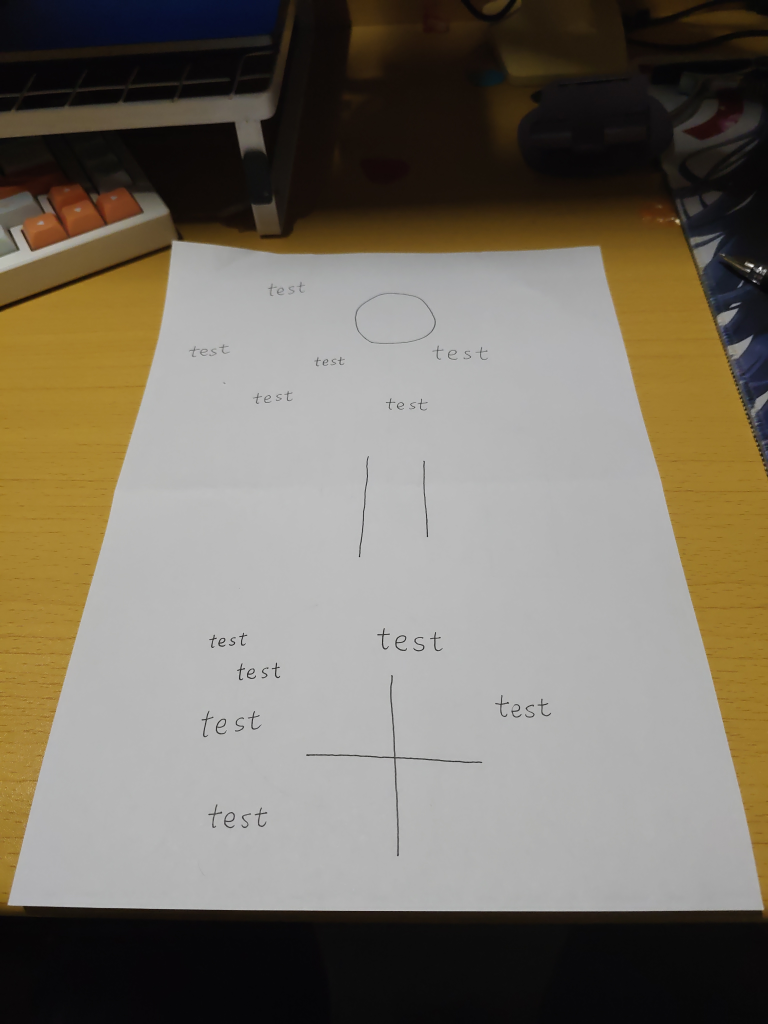
#> input picture 作业五/任务二/paper.jpg, 3072 x 4096 px (shown at 1/4 size)
$ python import.py
#> lines starting #> are read from the running program, lines starting #| are printed output that depends on the picture
import cv2
import numpy as np
import matplotlib.pyplot as plt

# 读取图片
img = cv2.imread("paper.jpg")
#> img is the input picture: shape (4096, 3072, 3); mean B, G, R 102.3, 114.7, 121.6
img = cv2.cvtColor(img, cv2.COLOR_BGR2RGB)
h, w = img.shape[:2]
#> h = 4096; w = 3072

# ===================== 专为你这张原图写的精准四个角点 =====================
pts_src = np.float32([
    [620,  950],   # 左上角
    [2350, 980],   # 右上角
    [550,  3250],  # 左下角
    [2450, 3200]   # 右下角
])

# 标准正视目标尺寸
tw, th = 1000, 1414
pts_dst = np.float32([
    [0, 0],
    [tw, 0],
    [0, th],
    [tw, th]
])
# ======================================================================

# 透视变换
M = cv2.getPerspectiveTransform(pts_src, pts_dst)
img_corrected = cv2.warpPerspective(img, M, (tw, th))
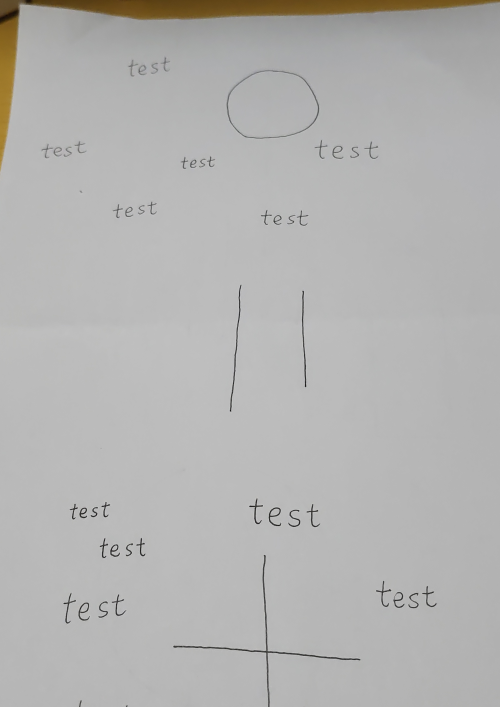
#> img_corrected: shape (1414, 1000, 3) (shown at 1/2 size); mean R, G, B 179.5, 178.9, 177.6

# 显示结果
plt.figure(figsize=(12, 6))
plt.subplot(121), plt.imshow(img), plt.title("Original"), plt.axis('off')
plt.subplot(122), plt.imshow(img_corrected), plt.title("Front View (Correct)"), plt.axis('off')
plt.savefig("perspective_correction.png")
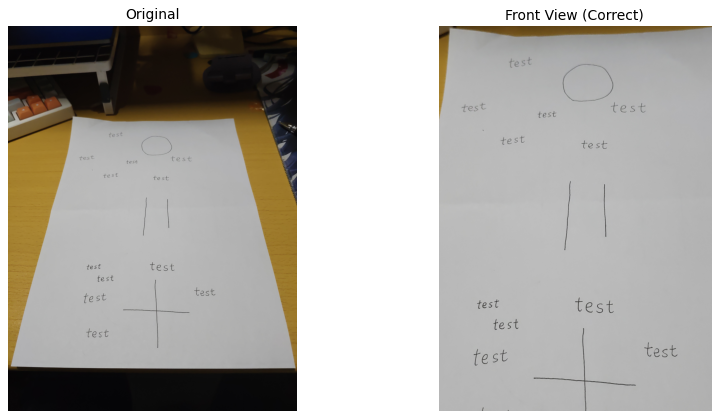
#> figure drawn by matplotlib, 2 panels
plt.show()
